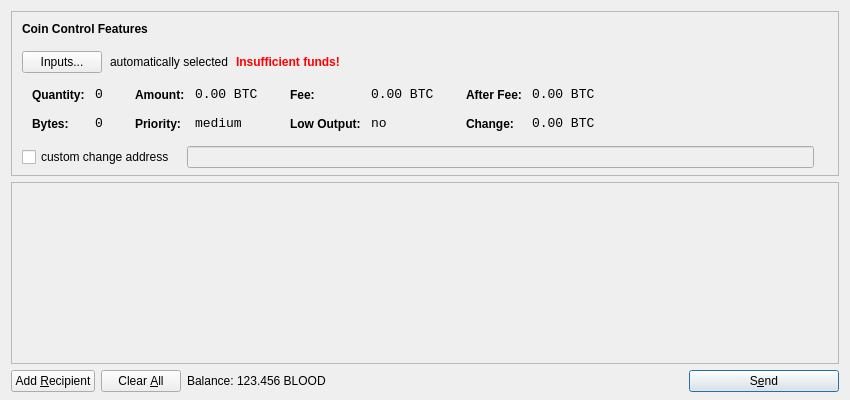
<?xml version="1.0" encoding="UTF-8"?>
<ui version="4.0">
 <class>SendCoinsDialog</class>
 <widget class="QDialog" name="SendCoinsDialog">
  <property name="geometry">
   <rect>
    <x>0</x>
    <y>0</y>
    <width>850</width>
    <height>400</height>
   </rect>
  </property>
  <property name="windowTitle">
   <string>Send Coins</string>
  </property>
  <layout class="QVBoxLayout" name="verticalLayout" stretch="0,1,0">
   <property name="bottomMargin">
    <number>8</number>
   </property>
   <item>
    <widget class="QFrame" name="frameCoinControl">
     <property name="sizePolicy">
      <sizepolicy hsizetype="Expanding" vsizetype="Expanding">
       <horstretch>0</horstretch>
       <verstretch>0</verstretch>
      </sizepolicy>
     </property>
     <property name="maximumSize">
      <size>
       <width>16777215</width>
       <height>16777215</height>
      </size>
     </property>
     <property name="frameShape">
      <enum>QFrame::StyledPanel</enum>
     </property>
     <property name="frameShadow">
      <enum>QFrame::Sunken</enum>
     </property>
     <layout class="QVBoxLayout" name="verticalLayoutCoinControl2">
      <property name="spacing">
       <number>-1</number>
      </property>
      <property name="leftMargin">
       <number>0</number>
      </property>
      <property name="topMargin">
       <number>0</number>
      </property>
      <property name="rightMargin">
       <number>0</number>
      </property>
      <property name="bottomMargin">
       <number>6</number>
      </property>
      <item>
       <layout class="QVBoxLayout" name="verticalLayoutCoinControl" stretch="0,0,0,0,1">
        <property name="spacing">
         <number>0</number>
        </property>
        <property name="leftMargin">
         <number>10</number>
        </property>
        <property name="topMargin">
         <number>10</number>
        </property>
        <item>
         <layout class="QHBoxLayout" name="horizontalLayoutCoinControl1">
          <property name="bottomMargin">
           <number>15</number>
          </property>
          <item>
           <widget class="QLabel" name="labelCoinControlFeatures">
            <property name="sizePolicy">
             <sizepolicy hsizetype="Preferred" vsizetype="Maximum">
              <horstretch>0</horstretch>
              <verstretch>0</verstretch>
             </sizepolicy>
            </property>
            <property name="font">
             <font>
              <weight>75</weight>
              <bold>true</bold>
             </font>
            </property>
            <property name="styleSheet">
             <string notr="true">font-weight:bold;</string>
            </property>
            <property name="text">
             <string>Coin Control Features</string>
            </property>
           </widget>
          </item>
         </layout>
        </item>
        <item>
         <layout class="QHBoxLayout" name="horizontalLayoutCoinControl2" stretch="0,0,0,0">
          <property name="spacing">
           <number>8</number>
          </property>
          <property name="bottomMargin">
           <number>10</number>
          </property>
          <item>
           <widget class="QPushButton" name="pushButtonCoinControl">
            <property name="styleSheet">
             <string notr="true"/>
            </property>
            <property name="text">
             <string>Inputs...</string>
            </property>
           </widget>
          </item>
          <item>
           <widget class="QLabel" name="labelCoinControlAutomaticallySelected">
            <property name="text">
             <string>automatically selected</string>
            </property>
            <property name="margin">
             <number>5</number>
            </property>
           </widget>
          </item>
          <item>
           <widget class="QLabel" name="labelCoinControlInsuffFunds">
            <property name="font">
             <font>
              <weight>75</weight>
              <bold>true</bold>
             </font>
            </property>
            <property name="styleSheet">
             <string notr="true">color:red;font-weight:bold;</string>
            </property>
            <property name="text">
             <string>Insufficient funds!</string>
            </property>
            <property name="margin">
             <number>5</number>
            </property>
           </widget>
          </item>
          <item>
           <spacer name="horizontalSpacerCoinControl">
            <property name="orientation">
             <enum>Qt::Horizontal</enum>
            </property>
            <property name="sizeHint" stdset="0">
             <size>
              <width>40</width>
              <height>1</height>
             </size>
            </property>
           </spacer>
          </item>
         </layout>
        </item>
        <item>
         <widget class="QWidget" name="widgetCoinControl" native="true">
          <property name="sizePolicy">
           <sizepolicy hsizetype="Preferred" vsizetype="Preferred">
            <horstretch>0</horstretch>
            <verstretch>0</verstretch>
           </sizepolicy>
          </property>
          <property name="minimumSize">
           <size>
            <width>0</width>
            <height>0</height>
           </size>
          </property>
          <property name="styleSheet">
           <string notr="true"/>
          </property>
          <layout class="QHBoxLayout" name="horizontalLayoutCoinControl5">
           <property name="margin">
            <number>0</number>
           </property>
           <item>
            <layout class="QHBoxLayout" name="horizontalLayoutCoinControl3" stretch="0,0,0,1">
             <property name="spacing">
              <number>20</number>
             </property>
             <property name="topMargin">
              <number>0</number>
             </property>
             <property name="bottomMargin">
              <number>10</number>
             </property>
             <item>
              <layout class="QFormLayout" name="formLayoutCoinControl1">
               <property name="horizontalSpacing">
                <number>10</number>
               </property>
               <property name="verticalSpacing">
                <number>14</number>
               </property>
               <property name="leftMargin">
                <number>10</number>
               </property>
               <property name="topMargin">
                <number>4</number>
               </property>
               <property name="rightMargin">
                <number>6</number>
               </property>
               <item row="0" column="0">
                <widget class="QLabel" name="labelCoinControlQuantityText">
                 <property name="styleSheet">
                  <string notr="true">font-weight:bold;</string>
                 </property>
                 <property name="text">
                  <string>Quantity:</string>
                 </property>
                 <property name="margin">
                  <number>0</number>
                 </property>
                </widget>
               </item>
               <item row="0" column="1">
                <widget class="QLabel" name="labelCoinControlQuantity">
                 <property name="font">
                  <font>
                   <family>Monospace</family>
                   <pointsize>10</pointsize>
                  </font>
                 </property>
                 <property name="cursor">
                  <cursorShape>IBeamCursor</cursorShape>
                 </property>
                 <property name="contextMenuPolicy">
                  <enum>Qt::ActionsContextMenu</enum>
                 </property>
                 <property name="text">
                  <string notr="true">0</string>
                 </property>
                 <property name="margin">
                  <number>0</number>
                 </property>
                 <property name="textInteractionFlags">
                  <set>Qt::LinksAccessibleByMouse|Qt::TextSelectableByKeyboard|Qt::TextSelectableByMouse</set>
                 </property>
                </widget>
               </item>
               <item row="1" column="0">
                <widget class="QLabel" name="labelCoinControlBytesText">
                 <property name="styleSheet">
                  <string notr="true">font-weight:bold;</string>
                 </property>
                 <property name="text">
                  <string>Bytes:</string>
                 </property>
                </widget>
               </item>
               <item row="1" column="1">
                <widget class="QLabel" name="labelCoinControlBytes">
                 <property name="font">
                  <font>
                   <family>Monospace</family>
                   <pointsize>10</pointsize>
                  </font>
                 </property>
                 <property name="cursor">
                  <cursorShape>IBeamCursor</cursorShape>
                 </property>
                 <property name="contextMenuPolicy">
                  <enum>Qt::ActionsContextMenu</enum>
                 </property>
                 <property name="text">
                  <string notr="true">0</string>
                 </property>
                 <property name="textInteractionFlags">
                  <set>Qt::LinksAccessibleByMouse|Qt::TextSelectableByKeyboard|Qt::TextSelectableByMouse</set>
                 </property>
                </widget>
               </item>
              </layout>
             </item>
             <item>
              <layout class="QFormLayout" name="formLayoutCoinControl2">
               <property name="horizontalSpacing">
                <number>10</number>
               </property>
               <property name="verticalSpacing">
                <number>14</number>
               </property>
               <property name="leftMargin">
                <number>6</number>
               </property>
               <property name="topMargin">
                <number>4</number>
               </property>
               <property name="rightMargin">
                <number>6</number>
               </property>
               <item row="0" column="0">
                <widget class="QLabel" name="labelCoinControlAmountText">
                 <property name="styleSheet">
                  <string notr="true">font-weight:bold;</string>
                 </property>
                 <property name="text">
                  <string>Amount:</string>
                 </property>
                 <property name="margin">
                  <number>0</number>
                 </property>
                </widget>
               </item>
               <item row="0" column="1">
                <widget class="QLabel" name="labelCoinControlAmount">
                 <property name="font">
                  <font>
                   <family>Monospace</family>
                   <pointsize>10</pointsize>
                  </font>
                 </property>
                 <property name="cursor">
                  <cursorShape>IBeamCursor</cursorShape>
                 </property>
                 <property name="contextMenuPolicy">
                  <enum>Qt::ActionsContextMenu</enum>
                 </property>
                 <property name="text">
                  <string notr="true">0.00 BTC</string>
                 </property>
                 <property name="textInteractionFlags">
                  <set>Qt::LinksAccessibleByMouse|Qt::TextSelectableByKeyboard|Qt::TextSelectableByMouse</set>
                 </property>
                </widget>
               </item>
               <item row="1" column="0">
                <widget class="QLabel" name="labelCoinControlPriorityText">
                 <property name="styleSheet">
                  <string notr="true">font-weight:bold;</string>
                 </property>
                 <property name="text">
                  <string>Priority:</string>
                 </property>
                </widget>
               </item>
               <item row="1" column="1">
                <widget class="QLabel" name="labelCoinControlPriority">
                 <property name="font">
                  <font>
                   <family>Monospace</family>
                   <pointsize>10</pointsize>
                  </font>
                 </property>
                 <property name="cursor">
                  <cursorShape>IBeamCursor</cursorShape>
                 </property>
                 <property name="contextMenuPolicy">
                  <enum>Qt::ActionsContextMenu</enum>
                 </property>
                 <property name="text">
                  <string>medium</string>
                 </property>
                 <property name="textInteractionFlags">
                  <set>Qt::LinksAccessibleByMouse|Qt::TextSelectableByKeyboard|Qt::TextSelectableByMouse</set>
                 </property>
                </widget>
               </item>
              </layout>
             </item>
             <item>
              <layout class="QFormLayout" name="formLayoutCoinControl3">
               <property name="horizontalSpacing">
                <number>10</number>
               </property>
               <property name="verticalSpacing">
                <number>14</number>
               </property>
               <property name="leftMargin">
                <number>6</number>
               </property>
               <property name="topMargin">
                <number>4</number>
               </property>
               <property name="rightMargin">
                <number>6</number>
               </property>
               <item row="0" column="0">
                <widget class="QLabel" name="labelCoinControlFeeText">
                 <property name="styleSheet">
                  <string notr="true">font-weight:bold;</string>
                 </property>
                 <property name="text">
                  <string>Fee:</string>
                 </property>
                 <property name="margin">
                  <number>0</number>
                 </property>
                </widget>
               </item>
               <item row="0" column="1">
                <widget class="QLabel" name="labelCoinControlFee">
                 <property name="font">
                  <font>
                   <family>Monospace</family>
                   <pointsize>10</pointsize>
                  </font>
                 </property>
                 <property name="cursor">
                  <cursorShape>IBeamCursor</cursorShape>
                 </property>
                 <property name="contextMenuPolicy">
                  <enum>Qt::ActionsContextMenu</enum>
                 </property>
                 <property name="text">
                  <string notr="true">0.00 BTC</string>
                 </property>
                 <property name="textInteractionFlags">
                  <set>Qt::LinksAccessibleByMouse|Qt::TextSelectableByKeyboard|Qt::TextSelectableByMouse</set>
                 </property>
                </widget>
               </item>
               <item row="1" column="0">
                <widget class="QLabel" name="labelCoinControlLowOutputText">
                 <property name="styleSheet">
                  <string notr="true">font-weight:bold;</string>
                 </property>
                 <property name="text">
                  <string>Low Output:</string>
                 </property>
                </widget>
               </item>
               <item row="1" column="1">
                <widget class="QLabel" name="labelCoinControlLowOutput">
                 <property name="font">
                  <font>
                   <family>Monospace</family>
                   <pointsize>10</pointsize>
                  </font>
                 </property>
                 <property name="cursor">
                  <cursorShape>IBeamCursor</cursorShape>
                 </property>
                 <property name="contextMenuPolicy">
                  <enum>Qt::ActionsContextMenu</enum>
                 </property>
                 <property name="text">
                  <string>no</string>
                 </property>
                 <property name="textInteractionFlags">
                  <set>Qt::LinksAccessibleByMouse|Qt::TextSelectableByKeyboard|Qt::TextSelectableByMouse</set>
                 </property>
                </widget>
               </item>
              </layout>
             </item>
             <item>
              <layout class="QFormLayout" name="formLayoutCoinControl4">
               <property name="horizontalSpacing">
                <number>10</number>
               </property>
               <property name="verticalSpacing">
                <number>14</number>
               </property>
               <property name="leftMargin">
                <number>6</number>
               </property>
               <property name="topMargin">
                <number>4</number>
               </property>
               <property name="rightMargin">
                <number>6</number>
               </property>
               <item row="0" column="0">
                <widget class="QLabel" name="labelCoinControlAfterFeeText">
                 <property name="styleSheet">
                  <string notr="true">font-weight:bold;</string>
                 </property>
                 <property name="text">
                  <string>After Fee:</string>
                 </property>
                 <property name="margin">
                  <number>0</number>
                 </property>
                </widget>
               </item>
               <item row="0" column="1">
                <widget class="QLabel" name="labelCoinControlAfterFee">
                 <property name="font">
                  <font>
                   <family>Monospace</family>
                   <pointsize>10</pointsize>
                  </font>
                 </property>
                 <property name="cursor">
                  <cursorShape>IBeamCursor</cursorShape>
                 </property>
                 <property name="contextMenuPolicy">
                  <enum>Qt::ActionsContextMenu</enum>
                 </property>
                 <property name="text">
                  <string notr="true">0.00 BTC</string>
                 </property>
                 <property name="textInteractionFlags">
                  <set>Qt::LinksAccessibleByMouse|Qt::TextSelectableByKeyboard|Qt::TextSelectableByMouse</set>
                 </property>
                </widget>
               </item>
               <item row="1" column="0">
                <widget class="QLabel" name="labelCoinControlChangeText">
                 <property name="styleSheet">
                  <string notr="true">font-weight:bold;</string>
                 </property>
                 <property name="text">
                  <string>Change:</string>
                 </property>
                </widget>
               </item>
               <item row="1" column="1">
                <widget class="QLabel" name="labelCoinControlChange">
                 <property name="font">
                  <font>
                   <family>Monospace</family>
                   <pointsize>10</pointsize>
                  </font>
                 </property>
                 <property name="cursor">
                  <cursorShape>IBeamCursor</cursorShape>
                 </property>
                 <property name="contextMenuPolicy">
                  <enum>Qt::ActionsContextMenu</enum>
                 </property>
                 <property name="text">
                  <string notr="true">0.00 BTC</string>
                 </property>
                 <property name="textInteractionFlags">
                  <set>Qt::LinksAccessibleByMouse|Qt::TextSelectableByKeyboard|Qt::TextSelectableByMouse</set>
                 </property>
                </widget>
               </item>
              </layout>
             </item>
            </layout>
           </item>
          </layout>
         </widget>
        </item>
        <item>
         <layout class="QHBoxLayout" name="horizontalLayoutCoinControl4" stretch="0,0,0">
          <property name="spacing">
           <number>12</number>
          </property>
          <property name="sizeConstraint">
           <enum>QLayout::SetDefaultConstraint</enum>
          </property>
          <property name="topMargin">
           <number>5</number>
          </property>
          <property name="rightMargin">
           <number>5</number>
          </property>
          <item>
           <widget class="QCheckBox" name="checkBoxCoinControlChange">
            <property name="text">
             <string>custom change address</string>
            </property>
           </widget>
          </item>
          <item>
           <widget class="QLineEdit" name="lineEditCoinControlChange">
            <property name="enabled">
             <bool>false</bool>
            </property>
            <property name="sizePolicy">
             <sizepolicy hsizetype="Expanding" vsizetype="Fixed">
              <horstretch>0</horstretch>
              <verstretch>0</verstretch>
             </sizepolicy>
            </property>
           </widget>
          </item>
          <item>
           <widget class="QLabel" name="labelCoinControlChangeLabel">
            <property name="sizePolicy">
             <sizepolicy hsizetype="Preferred" vsizetype="Expanding">
              <horstretch>0</horstretch>
              <verstretch>0</verstretch>
             </sizepolicy>
            </property>
            <property name="minimumSize">
             <size>
              <width>0</width>
              <height>0</height>
             </size>
            </property>
            <property name="text">
             <string/>
            </property>
            <property name="margin">
             <number>3</number>
            </property>
           </widget>
          </item>
         </layout>
        </item>
        <item>
         <spacer name="verticalSpacerCoinControl">
          <property name="orientation">
           <enum>Qt::Vertical</enum>
          </property>
          <property name="sizeHint" stdset="0">
           <size>
            <width>800</width>
            <height>1</height>
           </size>
          </property>
         </spacer>
        </item>
       </layout>
      </item>
     </layout>
    </widget>
   </item>
   <item>
    <widget class="QScrollArea" name="scrollArea">
     <property name="widgetResizable">
      <bool>true</bool>
     </property>
     <widget class="QWidget" name="scrollAreaWidgetContents">
      <property name="geometry">
       <rect>
        <x>0</x>
        <y>0</y>
        <width>830</width>
        <height>165</height>
       </rect>
      </property>
      <layout class="QVBoxLayout" name="verticalLayout_2">
       <property name="margin">
        <number>0</number>
       </property>
       <item>
        <layout class="QVBoxLayout" name="entries">
         <property name="spacing">
          <number>6</number>
         </property>
        </layout>
       </item>
       <item>
        <spacer name="verticalSpacer">
         <property name="orientation">
          <enum>Qt::Vertical</enum>
         </property>
         <property name="sizeHint" stdset="0">
          <size>
           <width>20</width>
           <height>40</height>
          </size>
         </property>
        </spacer>
       </item>
      </layout>
     </widget>
    </widget>
   </item>
   <item>
    <layout class="QHBoxLayout" name="horizontalLayout">
     <item>
      <widget class="QPushButton" name="addButton">
       <property name="toolTip">
        <string>Send to multiple recipients at once</string>
       </property>
       <property name="text">
        <string>Add &amp;Recipient</string>
       </property>
       <property name="icon">
        <iconset resource="../bitcoin.qrc">
         <normaloff>:/icons/add</normaloff>:/icons/add</iconset>
       </property>
       <property name="autoDefault">
        <bool>false</bool>
       </property>
      </widget>
     </item>
     <item>
      <widget class="QPushButton" name="clearButton">
       <property name="sizePolicy">
        <sizepolicy hsizetype="Minimum" vsizetype="Fixed">
         <horstretch>0</horstretch>
         <verstretch>0</verstretch>
        </sizepolicy>
       </property>
       <property name="toolTip">
        <string>Remove all transaction fields</string>
       </property>
       <property name="text">
        <string>Clear &amp;All</string>
       </property>
       <property name="icon">
        <iconset resource="../bitcoin.qrc">
         <normaloff>:/icons/remove</normaloff>:/icons/remove</iconset>
       </property>
       <property name="autoRepeatDelay">
        <number>300</number>
       </property>
       <property name="autoDefault">
        <bool>false</bool>
       </property>
      </widget>
     </item>
     <item>
      <layout class="QHBoxLayout" name="horizontalLayout_2">
       <property name="spacing">
        <number>3</number>
       </property>
       <item>
        <widget class="QLabel" name="label">
         <property name="text">
          <string>Balance:</string>
         </property>
        </widget>
       </item>
       <item>
        <widget class="QLabel" name="labelBalance">
         <property name="cursor">
          <cursorShape>IBeamCursor</cursorShape>
         </property>
         <property name="text">
          <string>123.456 BLOOD</string>
         </property>
         <property name="textInteractionFlags">
          <set>Qt::LinksAccessibleByMouse|Qt::TextSelectableByKeyboard|Qt::TextSelectableByMouse</set>
         </property>
        </widget>
       </item>
      </layout>
     </item>
     <item>
      <spacer name="horizontalSpacer">
       <property name="orientation">
        <enum>Qt::Horizontal</enum>
       </property>
       <property name="sizeHint" stdset="0">
        <size>
         <width>40</width>
         <height>20</height>
        </size>
       </property>
      </spacer>
     </item>
     <item>
      <widget class="QPushButton" name="sendButton">
       <property name="minimumSize">
        <size>
         <width>150</width>
         <height>0</height>
        </size>
       </property>
       <property name="toolTip">
        <string>Confirm the send action</string>
       </property>
       <property name="text">
        <string>S&amp;end</string>
       </property>
       <property name="icon">
        <iconset resource="../bitcoin.qrc">
         <normaloff>:/icons/send</normaloff>:/icons/send</iconset>
       </property>
       <property name="default">
        <bool>true</bool>
       </property>
      </widget>
     </item>
    </layout>
   </item>
  </layout>
 </widget>
 <resources>
  <include location="../bitcoin.qrc"/>
 </resources>
 <connections/>
</ui>
